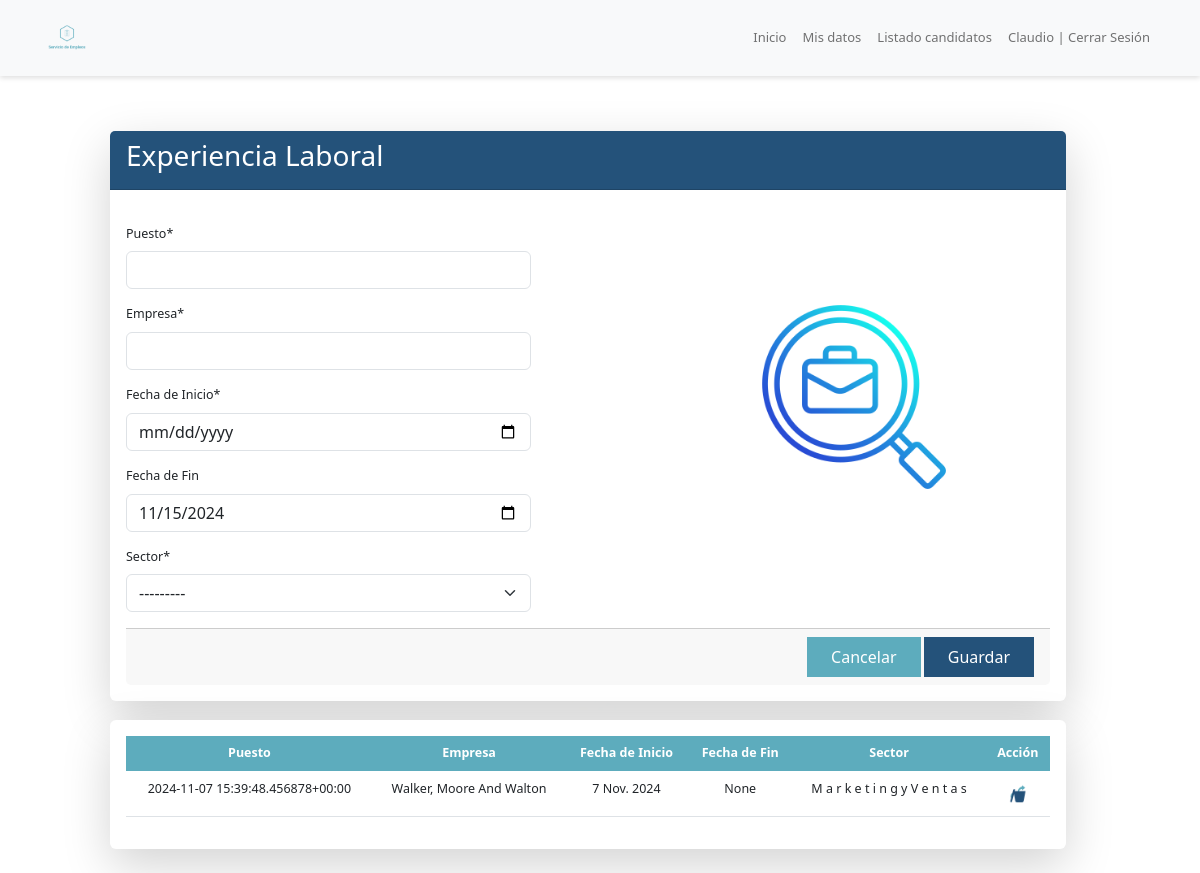
Screenshot of /experiencialaboral/ (signed in) with the database file from the repository.
### seapp/models.py (models this page shows)
class ExperienciaLaboral(models.Model):
    puesto = models.CharField(max_length=150)
    empresa = models.CharField(max_length=150)
    fecha_inicio = models.DateField()
    fecha_fin = models.DateField(null=True, blank=True)
    sec_empresa = models.PositiveSmallIntegerField(choices=[
        (1, "Recursos Humanos"),
        (2, "Producción"),
        (3, "Finanzas / Contabilidad"),
        (4, "Marketing y Ventas"),
        (5, "Tecnología"),
        (6, "Servicio al Cliente"),
        (7, "Sistemas"),
        (8, "Calidad"),
        (9, "Logística"),
        (10, "Ingeniería"),
        (11, "Dirección Ejecutiva"),
        (12, "Otros"),
    ], verbose_name="Sector")
    experienciapersona = models.ForeignKey(Persona, null=True, blank=True, on_delete=models.CASCADE)

### seapp/views.py (the view)
# urls.py: path('experiencialaboral/', views.experiencialaboral, name='experiencialaboral.html'),
@login_required
def experiencialaboral(request):
    user = request.user
    experiencialaboral = ExperienciaLaboral.objects.filter(experienciapersona__usuario=user)
    if request.method == 'POST':
        formulario = ExperienciaLaboral_Form(data=request.POST)
        if formulario.is_valid():
            nueva_experiencia = formulario.save(commit=False)
            nueva_experiencia.experienciapersona = user.persona  # Asignar la persona del usuario logueado
            nueva_experiencia.save()
            messages.success(request, "Experiencia Laboral Registrada!")
            return redirect('experiencialaboral.html')  # Redirigir a la misma vista para actualizar la lista
        else:
            messages.error(request, "Error al guardar los datos.")
    else:
        formulario = ExperienciaLaboral_Form()
    data = {
        'Persona': user.persona,
        'ExperienciaLaboral': experiencialaboral,
        'form': formulario,
        'message': messages.get_messages(request),
        'now': timezone.now(),  # Pasar la fecha actual al contexto
    }
    return render(request, "seapp/experiencialaboral.html", data)

### seapp/forms.py
class ExperienciaLaboral_Form(forms.ModelForm):
    class Meta:
        model = ExperienciaLaboral
        fields = '__all__'

### seapp/templates/seapp/experiencialaboral.html (shortened to what this page needs)
{% extends 'seapp/base.html' %}
{% block container %}
{% load static %}
{% load crispy_forms_tags %}
<br><br><br><br><br>
<div class="row container-fluid ">
    <div class="col-12 col-md-10 offset-md-1">
        <div class="card-body">
            <br><br>
            <div class="card hover shadow-lg border-0">
                <div class="card-header" style="background:#24527A;">
                     <h3 style="color:#ffff;">Experiencia Laboral</h3>
                </div>
                <div class="card-body text-left">
                    <form action="{% url 'experiencialaboral.html' %}" method="post" class="form-group" enctype="multipart/form-data">
                    <div class="row">
                        <div class="col-md-8">
                            <div class="col-md-8">
                                <br>
                                <div id="div_id_puesto" class="mb-3">
                                    <label for="id_puesto" class="form-label requiredField">Puesto<span class="asteriskField">*</span> </label>
                                    <input type="text" name="puesto" maxlength="150" class="textinput form-control" required="" id="id_puesto">
                                </div>
                                <div id="div_id_empresa" class="mb-3">
                                    <label for="id_empresa" class="form-label requiredField">Empresa<span class="asteriskField">*</span> </label>
                                    <input type="text" name="empresa" maxlength="150" class="textinput form-control" required="" id="id_empresa">
                                </div>
                                <div id="div_id_fecha_inicio" class="mb-3">
                                    <label for="id_fecha_inicio" class="form-label requiredField">Fecha de Inicio<span class="asteriskField">*</span> </label>
                                    <input type="date" name="fecha_inicio" class="textinput form-control" required="" id="id_fecha_inicio">
                                </div>
                                <div id="div_id_fecha_fin" class="mb-3">
                                    <label for="id_fecha_fin" class="form-label">Fecha de Fin</label>
                                    <input type="date" name="fecha_fin" class="textinput form-control" id="id_fecha_fin" value="{{ form.fecha_fin.value|default:now|date:'Y-m-d' }}">
                                </div>
                                <div id="div_id_sec_empresa" class="mb-3">
                                    <label for="id_sec_empresa" class="form-label requiredField">Sector<span class="asteriskField">*</span> </label>
                                    <select name="sec_empresa" class="select form-select" required="" id="id_sec_empresa">
                                        <option value="" selected="">---------</option>
                                    </select>
                                </div>
                            </div>
                        </div>
                        <div class="col-6 col-md-4 text-center" style="">
                            <div class="bg-transparent" style="border: none;">
                                <br><br>
                                <img src="{% static 'seapp/img/work.png'%}" class="card-img-center" alt="..." style="margin-top: 50px;margin-left: -100px; border-radius: 08px 60px 08px 08px; width: 13rem; height: 13rem;">
                            </div>
                        </div>
                    </div>
                    <div class="card-footer text-center">
                        <div class='d-flex justify-content-end'>
                            <button type="submit" id="btnCancelar" class="btn btn-primary rounded-0 py-2 px-4" style="background: #5DACBD; border: none;">Cancelar</button>
                            <button type="submit" id="btnGuardar" class="btn btn-primary rounded-0 py-2 px-4" style="background: #24527A; border: none;">Guardar</button>
                        </div>
                    </div>
                    </form>
                </div>
            </div>
            <div class="card-body">
                <br>
                <div class="card hover shadow-lg border-0">
                    <div class="card-body text-left">
                        <table class="table table-responsive">
                            <thead class="thead-dark" style="background: #5DACBD; color:#fff;">
                                <tr>
                                    <th class="text-center">Puesto</th>
                                    <th class="text-center">Empresa</th>
                                    <th class="text-center">Fecha de Inicio</th>
                                    <th class="text-center">Fecha de Fin</th>
                                    <th class="text-center">Sector</th>
                                    <th class="text-center">Acción</th>
                                </tr>
                            </thead>
                            {% if ExperienciaLaboral %}
                                {% for experiencia in ExperienciaLaboral %}
                                    <tr>
                                        <td class="text-center">{{ experiencia.puesto | title }}</td>
                                        <td class="text-center">{{ experiencia.empresa | title }}</td>
                                        <td class="text-center">{{ experiencia.fecha_inicio }}</td>
                                        <td class="text-center">{{ experiencia.fecha_fin }}</td>
                                        <td class="text-center">
                                            {% for choice in experiencia.get_sec_empresa_display %}
                                                {{ choice }}
                                            {% endfor %}
                                        </td>
                                        <td class="text-center">
                                            <a class="fa-brands align-items-center btn btn-sm" href="{% url 'eliminar_experiencia.html' experiencia.id %}" style="font-size: 11px; border:none;">
                                                <img src="{% static 'seapp/img/icons/remove-48.png' %}" style="height: 20px; width: 20px;" alt="">
                                            </a>
                                        </td>
                                    </tr>
                                {% endfor %}
                            {% else %}
                                <tr>
                                    <td colspan="6" class="text-center"><h5>El usuario no posee experiencia laboral</h5></td>
                                </tr>
                            {% endif %}
                        </table>
                    </div>
                </div>
            </div>
        </div>
    </div>
</div>
{% endblock %}

### seapp/templates/seapp/base.html (shortened to what this page needs)
<!DOCTYPE html>
<html lang="es">
<head>
    <link rel="stylesheet" href="seapp/static/seapp/css/">
    <link href="https://cdn.jsdelivr.net/npm/bootstrap@5.0.2/dist/css/bootstrap.min.css" rel="stylesheet">
  {% load static %}
  <link rel="stylesheet" href="{% static 'seapp\static\css\bootstrap.min.css'%}">
  <link rel="stylesheet" href="{% static 'seapp\static\css\backgroud.css' %}">
</head>
<body >
<nav class="navbar navbar-expand-lg navbar-light bg-light fixed-top" style="box-shadow: 0 .2rem 0.3rem rgba(0,0,0,.12)!important; font-size: 13px;">
    <div class="container">
      <a class="navbar-brand" href="{% url 'index.html' %}"><img src="{% static 'seapp/img/logo_transparent.png'%}" class="rounded-circle" style="width: 50px; height: 50px;"></a>
      <div class="collapse navbar-collapse" id="navbarResponsive">
        <ul class="navbar-nav ms-auto">
          <li class="nav-item active">
            <a class="nav-link" href="{% url 'index.html' %}">Inicio</a>
          </li>
          {% for group in request.user.groups.all %}
          {% if group.name == "Empresas" %}
          <li class="nav-item">
            <a class="nav-link" href="{% url 'persona.html' %}">Mis datos</a>
          </li>
          {% elif group.name == "Candidatos" %}
          <li class="nav-item">
            <a class="nav-link" href="{% url 'persona.html'  %}">Mis datos</a>
          </li>
          {% endif %}
          {% endfor %}
          {% for group in request.user.groups.all %}
          {% if group.name == "Empresas" %}
          <li class="nav-item">
            <a class="nav-link" href="{% url 'listadocandidatos.html' %}">Listado candidatos</a>
          </li>
          {% endif %}
          {% endfor %}
          {% if user.is_authenticated %}
          <li class="nav-item" >
            <a class="nav-link " href="{% url 'logout' %}">{{ user.first_name }} | Cerrar Sesión</a>
          </li>
          {% endif %}
        </ul>
      </div>
    </div>
  </nav>
<div class="bg-opacity-50 backgroud" style="text-color: #24527A; font-size: 12.5px;" >
    {% block container %}{% endblock %}
</div>
<br>
</body>
</html>

### seapp/static/seapp/css/backgroud.css (style rules this page uses)
body { position: relative; height: 100vh; margin: 0; overflow: hidden; }

### rows the page displays
ExperienciaLaboral: puesto "2024-11-07 15:39:48.456878+00:00", empresa "Walker, Moore And Walton", fecha_inicio "7 Nov. 2024", fecha_fin "None", get_sec_empresa_display "M" "a" "r" "k" "e" "t" "i" "n" "g" "y" "V" "e" "n" "t" "a" "s"

### other values shown
{{ user.first_name }} "Claudio"
